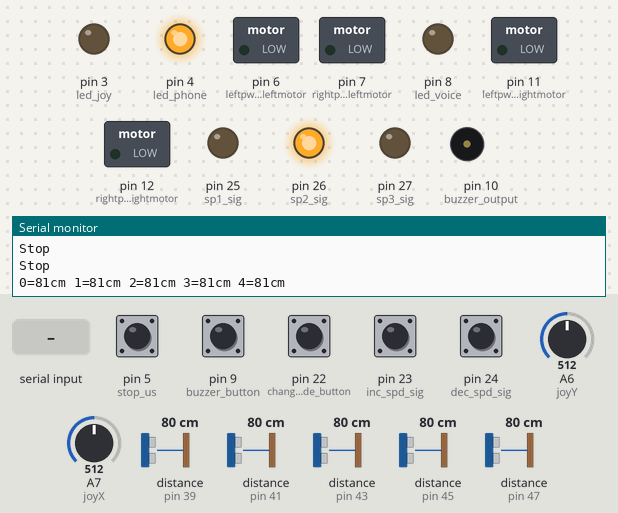
The sketch below on a simulated Arduino Mega 2560, built with avr-gcc and run on an emulated ATmega2560. On the bench: switched loads named in the sketch (green lamp = pin HIGH), output pins drawn as LEDs (lit = HIGH), buzzer (waves = sounding, pin HIGH), the last lines printed to the serial monitor. Inputs (shaded band) come from the test bench; at power-on: pin 5 (stop_us), pin 9 (buzzer_button), pin 22 (changemode_button), pin 23 (inc_spd_sig), pin 24 (dec_spd_sig) HIGH, A6 (joyY) = 512, A7 (joyX) = 512, distance to the obstacle (sensors on pin 39, pin 41, pin 43, pin 45, pin 47) 80 cm. The echo pulse lasts 58.3 µs per cm.

Above: at 1.2 s.
1.3 s: "Mode 2\n" received over the second serial link
At 2.6 s:
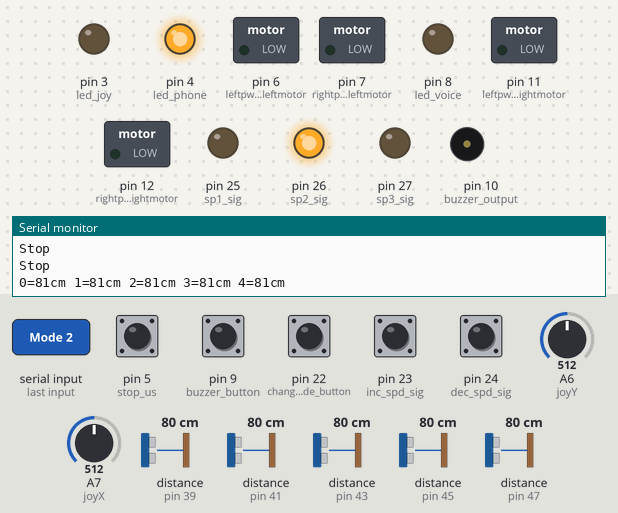
2.9 s: "1" received over the second serial link
At 3.02 s:
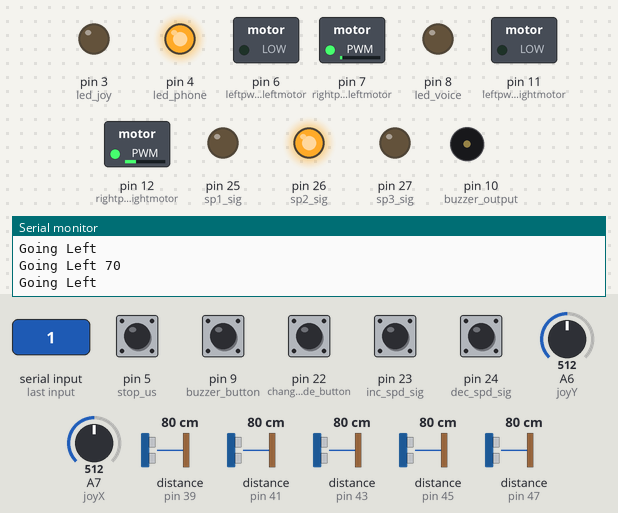
4.6 s: pin 9 (buzzer_button) pulled LOW for 0.15 s
At 4.68 s:
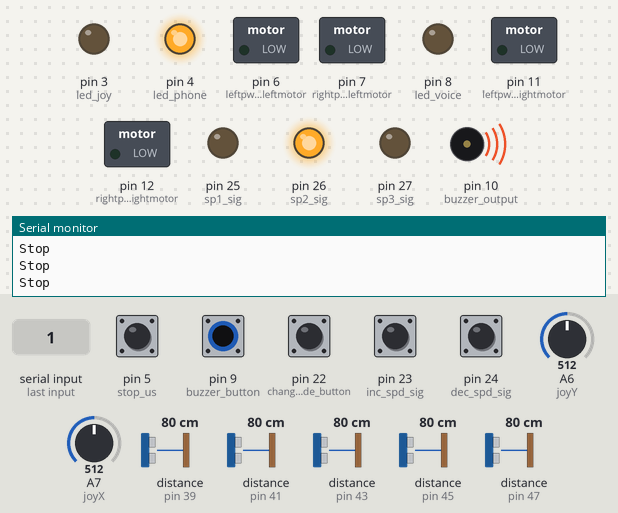
6.2 s: pin 22 (changemode_button) pulled LOW for 0.15 s
At 7.4 s:
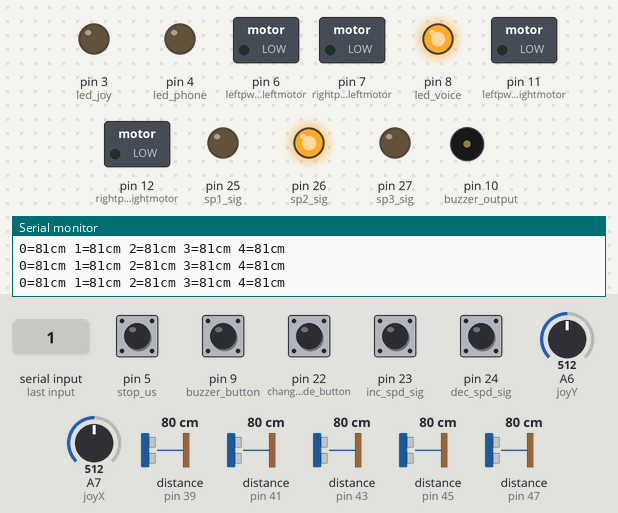
7.8 s: pin 23 (inc_spd_sig) pulled LOW for 0.15 s
At 9.0 s:
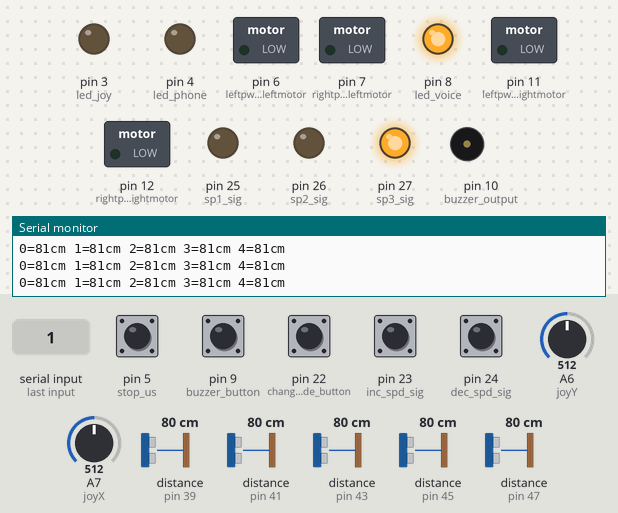
9.4 s: pin 22 (changemode_button) pulled LOW for 1 s
At 10.4 s:
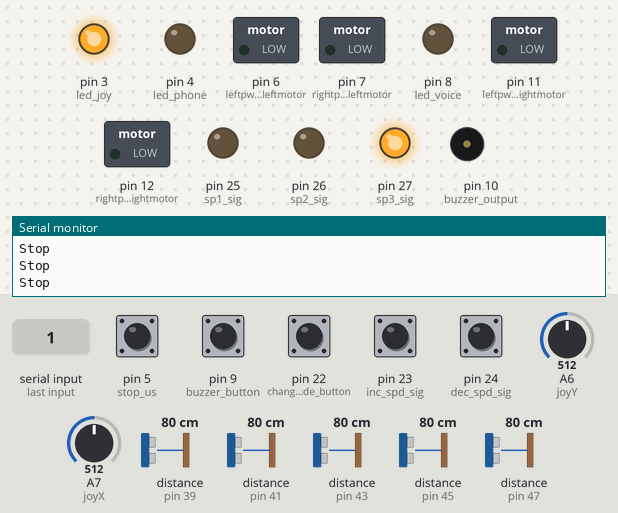
Timing chart, 0 to 12.4 s (numbered marks = the images above; inputs shaded):
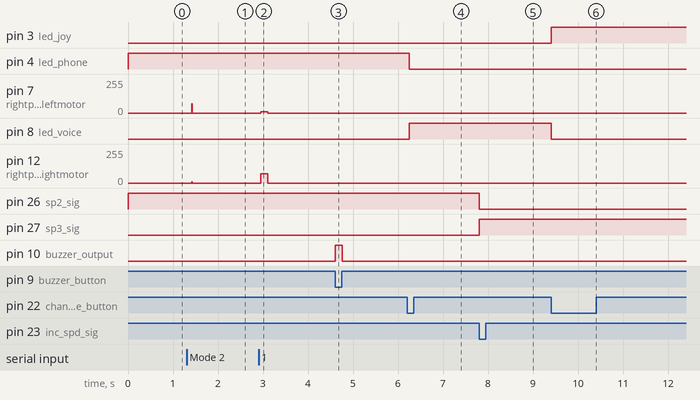

Measured:
- after the input at 1.3 s, pin 7 (rightpwm_leftmotor): 0/255 → 70/255 after 0.11 s, → 0/255 0.01 s later; pin 12 (rightpwm_rightmotor): 0/255 → 10/255 after 0.11 s, → 0/255 0.01 s later
- after the input at 2.9 s, pin 7 (rightpwm_leftmotor): 0/255 → 10/255 after 0.05 s, → 0/255 0.16 s later; pin 12 (rightpwm_rightmotor): 0/255 → 70/255 after 0.05 s, → 0/255 0.16 s later
- after the input at 4.6 s, pin 10 (buzzer_output): LOW → HIGH at once, → LOW 0.15 s later
- after the input at 6.2 s, pin 4 (led_phone): HIGH → LOW after 0.05 s; pin 8 (led_voice): LOW → HIGH after 0.05 s
- after the input at 7.8 s, pin 26 (sp2_sig): HIGH → LOW at once; pin 27 (sp3_sig): LOW → HIGH at once
- after the input at 9.4 s, pin 3 (led_joy): LOW → HIGH at once; pin 8 (led_voice): HIGH → LOW at once

The sketch:

wheelchair.ino
```cpp
/*
This code is for controlling a wheelchair using a joystick and smartphone.
Obstacle detection and heart rate monitoring are additional features in this wheelchair.
*/

#include <NewPing.h> //for ultrasonic sensor
#include <Wire.h>
#include "MAX30105.h"
#include "heartRate.h"

//heart rate sensor parameters
MAX30105 particleSensor;

const int deadzone = 90;
const int statX = 510;
const int statY = 515;

const int frontdis_us=60; //accepted distance between the front us sensor and the obstacle
const int backdis_us=60; //accepted distance between the back us sensor and the obstacle
const int sidedis_us=40; //accepted distance between the side us sensors and the obstacle

//ultrasonic sensors params
#define SONAR_NUM   5 // Number of sensors.
#define MAX_DISTANCE 200 // Maximum distance (in cm) to ping.
#define PING_INTERVAL 35 // Milliseconds between sensor pings (29ms is about the min to avoid cross-sensor echo).


//pins for the X and Y axes of the joystick (analog)
int joyX = 7;
int joyY = 6;
int sw2=5;

//motor drivers
int leftpwm_leftmotor=6; // Arduino PWM output pin 4; connect to IBT-2 LPWM left motor
int rightpwm_leftmotor=7; // Arduino PWM output pin 13; connect to IBT-2 RPWM left motor
int leftpwm_rightmotor=11; // Arduino PWM output pin 9; connect to IBT-2 LPWM right motor
int rightpwm_rightmotor=12;  // Arduino PWM output pin 10; connect to IBT-2 RPWM right motor

//buttons
int changemode_button=22; //button for changing the mode of operation of the wheelchair (input); connect to pin 12
int buzzer_button=9; //button for activating the buzzer; connect to pin 12
int inc_spd_sig=23; //button to increase the speed of the wheelchair
int dec_spd_sig=24; //button to decrease the speed of the wheechair
int stop_us=5; //button to activate and deactivate the ultrasonic sensor

int buzzer_output = 10; //the buzzer should be connected to pin 11
int us_state=1;

//LEDs
int led_joy=3; //LED for showing that joystick mode is activated; use pin 8
int led_voice=8; //LED for showing that voice command mode is activated; use pin 7
int led_phone=4; //LED to show that phone command mode is activated; use pin 1
//speed level leds
int sp1_sig=25;
int sp2_sig=26;
int sp3_sig=27;

//these are the pins for the ultrasonic sensors that will be used (front, back, left and right)
int SensorTrig_front1=38;
int SensorEcho_front1=39;
int SensorTrig_front2=40; //The front facing ultrasonic sensor trig pin should be connected to pin 2 of the Arduino
int SensorEcho_front2=41; //The front facing ultrasonic sensor echo pin should be connected to pin 3 of the Arduino
int SensorTrig_back=44; //The back facing ultrasonic sensor trig pin should be connected to pin 4 of the Arduino
int SensorEcho_back=45; //The back facing ultrasonic sensor echo pin should be connected to pin 14 of the Arduino
int SensorTrig_left=46; //The left facing ultrasonic sensor trig pin should be connected to pin 15 of the Arduino
int SensorEcho_left=47; //The left facing ultrasonic sensor echo pin should be connected to pin 16 of the Arduino
int SensorTrig_right=42; //The right facing ultrasonic sensor trig pin should be connected to pin 17 of the Arduino
int SensorEcho_right=43; //The right facin g ultrasonic sensor echo pin should be connected to pin 18 of the Arduino

//Ultrasonic sensors Setups
NewPing ultrasonic_sensors[SONAR_NUM]={
  NewPing(SensorTrig_front1,SensorEcho_front1, MAX_DISTANCE), //ultrasonic sensor for the front
  NewPing(SensorTrig_front2,SensorEcho_front2, MAX_DISTANCE), //ultrasonic sensor for the front
  NewPing(SensorTrig_back,SensorEcho_back, MAX_DISTANCE), //ultrasonic sensor for the back
  NewPing(SensorTrig_left, SensorEcho_left, MAX_DISTANCE), //ultrasonic sensor for the left
  NewPing(SensorTrig_right,SensorEcho_right, MAX_DISTANCE) //ultrasonic sensor for the right
};

const byte RATE_SIZE = 4; //Increase this for more averaging. 4 is good.
byte rates[RATE_SIZE]; //Array of heart rates
byte rateSpot = 0;
long lastBeat = 0; //Time at which the last beat occurred
float beatsPerMinute;
int beatAvg;

//speed levels
int speed_level[3]={40,70,100};
int current_speed=1; //used for iterating over the speed level array

int static_variable=500;
int lastRed = 0;

int mode=2; //this shows which mode of control will be used for the wheelchair; the default state is voice control
int lastmodebutton_state=HIGH;
int lastinc_button_state=HIGH;
int lastdec_button_state=HIGH;
int lastus_button_state=HIGH;

char Rxbyte='0'; //received byte from Python

unsigned long pingTimer[SONAR_NUM]; // Holds the times when the next ping should happen for each sensor

/*
0 element: front
1 element: back
2 element: left
3 element: right
*/
int freezone[5]={1,1,1,1,1};         // Keeps the value that allows movement in all directions. 1=free to move, 0=don't move

unsigned int cm[SONAR_NUM];         // Where the ping distances are stored.
uint8_t currentSensor = 0;          // Keeps track of which sensor is active.


void setup() {
  TCCR4B = TCCR4B & B11111000 | B00000010;  // for PWM frequency of 3921.16 Hz (6/7)
  TCCR1B = TCCR1B & B11111000 | B00000010;  // for PWM frequency of 3921.16 Hz (11/12)

  pinMode(changemode_button, INPUT_PULLUP);
  pinMode(stop_us, INPUT_PULLUP);

  pinMode(buzzer_button, INPUT_PULLUP);
  pinMode(buzzer_output, OUTPUT);

  pinMode(inc_spd_sig, INPUT_PULLUP);
  pinMode(dec_spd_sig, INPUT_PULLUP);

  pinMode(leftpwm_leftmotor, OUTPUT);
  pinMode(rightpwm_leftmotor, OUTPUT);

  pinMode(leftpwm_rightmotor, OUTPUT);
  pinMode(rightpwm_rightmotor, OUTPUT);

  pinMode(led_joy, OUTPUT);
  pinMode(led_voice, OUTPUT);
  pinMode(led_phone, OUTPUT);
  pinMode(sp1_sig, OUTPUT);
  pinMode(sp2_sig, OUTPUT);
  pinMode(sp3_sig, OUTPUT);

  digitalWrite(leftpwm_leftmotor, LOW);
  digitalWrite(rightpwm_leftmotor, LOW);
  digitalWrite(leftpwm_rightmotor, LOW);
  digitalWrite(rightpwm_rightmotor, LOW);

  Serial.begin(9600);

  //bluetooth serial connection
  Serial2.begin(9600);

  //heart rate
  if (!particleSensor.begin(Wire, I2C_SPEED_FAST)) //Use default I2C port, 400kHz speed
  {
    Serial.println("MAX30105 was not found. Please check wiring/power. ");
    while (1);
  }
  particleSensor.setup(); //Configure sensor with default settings
  particleSensor.setPulseAmplitudeRed(0x0A); //Turn Red LED to low to indicate sensor is running
  particleSensor.setPulseAmplitudeGreen(0); //Turn off Green LED

  pingTimer[0] = millis() + 75;           // First ping starts at 75ms, gives time for the Arduino to chill before starting.
  for (uint8_t i = 1; i < SONAR_NUM; i++) // Set the starting time for each sensor.
    pingTimer[i] = pingTimer[i - 1] + PING_INTERVAL;
}

/*mode 0: voice control
mode 1: joystick control
mode 2: smartphone control
*/

void loop() {
  long int time=millis();
   for (uint8_t i = 0; i < SONAR_NUM; i++) { // Loop through all the sensors.
    if (millis() >= pingTimer[i]) {         // Is it this sensor's time to ping?
      pingTimer[i] += PING_INTERVAL * SONAR_NUM;  // Set next time this sensor will be pinged.
      if (i == 0 && currentSensor == SONAR_NUM - 1) oneSensorCycle(); // Sensor ping cycle complete, do something with the results.
      ultrasonic_sensors[currentSensor].timer_stop();          // Make sure previous timer is canceled before starting a new ping (insurance).
      currentSensor = i;                          // Sensor being accessed.
      cm[currentSensor] = 0;                      // Make distance zero in case there's no ping echo for this sensor.
      ultrasonic_sensors[currentSensor].ping_timer(echoCheck); // Do the ping (processing continues, interrupt will call echoCheck to look for echo).
    }
  }
  button_actions();
  //heart_rate();
  switch(mode){
  //voice control mode
    case 0:
    {
      // Serial.println("Mode 0");
      pyVoice();
      break;
    }
  //joystick mode
  case 1:
  {
    //Serial.println("Mode 2");
    joystickControl();
    break;
  }
  //smartphone control
    case 2: {
      //Serial.println("Mode 3");
      smartphone_control();
      break;
    }
  }
}

//function to control the left and right motor
void motor_control(int LeftPWM, int RightPWM)
{
  if (LeftPWM>0 && RightPWM>0){
    if (freezone[0]==1 && freezone[1]==1)
    {
      //move forwards
      int newspeed=map(LeftPWM, 0, 255, 0, speed_level[current_speed]);
      //newspeed=30;
        Serial.println("Forwards ");
      Serial.println(newspeed);
      analogWrite(leftpwm_leftmotor,0);
      //-5
      //+2
      analogWrite(leftpwm_rightmotor,0);
      analogWrite(rightpwm_leftmotor, newspeed-6);
      analogWrite(rightpwm_rightmotor, newspeed+1);
    }
    else
    {
      //stop the motor
      analogWrite(leftpwm_leftmotor, 0);
      analogWrite(leftpwm_rightmotor, 0);
      analogWrite(rightpwm_leftmotor, 0);
      analogWrite(rightpwm_rightmotor, 0);
      Serial.println("Stop");
    }

  }
  else if (LeftPWM>0 && RightPWM==0){
    if (freezone[4]==1)
    {
      //move right
      int newspeed=map(LeftPWM, 0, 255, 0, speed_level[current_speed]);
      Serial.println("Going Right ");
      Serial.println(newspeed);
      analogWrite(leftpwm_leftmotor, 0);
      analogWrite(leftpwm_rightmotor, 0);
      analogWrite(rightpwm_leftmotor, newspeed);
      analogWrite(rightpwm_rightmotor, 10);
    }
    else
    {
      //stop the motor
      Serial.println("Stop");
      analogWrite(leftpwm_leftmotor, 0);
      analogWrite(leftpwm_rightmotor, 0);
      analogWrite(rightpwm_leftmotor, 0);
      analogWrite(rightpwm_rightmotor, 0);
    }
  }
  else if(LeftPWM==0 && RightPWM>0){
    Serial.println("Going Left");
    if (freezone[3]==1)
    {
      //move left
      int newspeed=map(RightPWM, 0, 255, 0, speed_level[current_speed]);
       Serial.print("Going Left ");
      Serial.println(newspeed);
      analogWrite(leftpwm_leftmotor, 0);
      analogWrite(leftpwm_rightmotor, 0);
      analogWrite(rightpwm_leftmotor, 10);
      analogWrite(rightpwm_rightmotor, newspeed);
    }
    else
    {
      //stop the motor
      Serial.println("Stop");
      analogWrite(leftpwm_leftmotor, 0);
      analogWrite(leftpwm_rightmotor, 0);
      analogWrite(rightpwm_leftmotor, 0);
      analogWrite(rightpwm_rightmotor, 0);
    }
  }
  else if (LeftPWM<0 && RightPWM<0){
    //Serial.println("Reverse");
    if (freezone[2]==1)
    {
      //going reverse
      int newspeed=-1*(LeftPWM);
      //newspeed=map(newspeed, 0, 255, 0, SPEED);
      newspeed=40;
      Serial.print("Reverse ");
      Serial.println(newspeed);
      analogWrite(leftpwm_leftmotor, newspeed+7);
      //-4
      analogWrite(leftpwm_rightmotor, newspeed);
      analogWrite(rightpwm_leftmotor, 0);
      analogWrite(rightpwm_rightmotor, 0);
    }
    else
    {
      //stop the motor
      Serial.println("Stop");
      analogWrite(leftpwm_leftmotor, 0);
      analogWrite(leftpwm_rightmotor, 0);
      analogWrite(rightpwm_leftmotor, 0);
      analogWrite(rightpwm_rightmotor, 0);
    }
  }
  else{
    Serial.println("Stop");
    analogWrite(leftpwm_leftmotor, 0);
    analogWrite(leftpwm_rightmotor, 0);
    analogWrite(rightpwm_leftmotor, 0);
    analogWrite(rightpwm_rightmotor, 0);
  }
}

void mode_lights()
{
  //this function controls the lights for showing the current mode of control of the wheelchair
  if (mode==0){
    digitalWrite(led_voice, HIGH);
    digitalWrite(led_joy, LOW);
    digitalWrite(led_phone, LOW);
  }
  else if  (mode==1){
    digitalWrite(led_voice, LOW);
    digitalWrite(led_joy, HIGH);
    digitalWrite(led_phone, LOW);
  }

  else{
    digitalWrite(led_voice, LOW);
    digitalWrite(led_joy, LOW);
    digitalWrite(led_phone, HIGH);
  }

}

void speed_level_lights(){
  if (current_speed==0){
    digitalWrite(sp1_sig, HIGH);
    digitalWrite(sp2_sig, LOW);
    digitalWrite(sp3_sig, LOW);
  }
  else if  (current_speed==1){
    digitalWrite(sp1_sig, LOW);
    digitalWrite(sp2_sig, HIGH);
    digitalWrite(sp3_sig, LOW);
  }

  else{
    digitalWrite(sp1_sig, LOW);
    digitalWrite(sp2_sig, LOW);
    digitalWrite(sp3_sig, HIGH);
  }

}

//this function handles all the button requests
void button_actions(){
  //mode change
  int modebutton_reading=digitalRead(changemode_button);
  if (lastmodebutton_state!=modebutton_reading && modebutton_reading==LOW){
    ++mode;
    if (mode==2)
    {
      Serial2.end();
      Serial2.begin(9600);
    }
    if (mode==3){
      mode=0;
    }
  }
  lastmodebutton_state=modebutton_reading;

  //inc speed level button
  int inc_btn_reading=digitalRead(inc_spd_sig);
  if (inc_btn_reading!=lastinc_button_state && inc_btn_reading==LOW){
    ++current_speed;
    if (current_speed==3){
      current_speed=2;
    }
  }
  lastinc_button_state=inc_btn_reading;

  //dec speed level button
  int dec_btn_reading=digitalRead(dec_spd_sig);
  if (dec_btn_reading!=lastdec_button_state && dec_btn_reading==LOW){
    --current_speed;
    if (current_speed==-1){
      current_speed=0;
    }
  }
  lastdec_button_state=dec_btn_reading;

  //activate or deactivate the ultrasonic sensors
  int act_ultrasonic=digitalRead(stop_us);
  if (act_ultrasonic!=lastus_button_state && act_ultrasonic==LOW){
    Serial.println("Yes, I am reading it");
    us_state=!us_state;
    Serial.println(us_state);
    if (us_state==0){
      for (uint8_t i = 0; i < SONAR_NUM; i++) pingTimer[i] = -1;    //stop ping for ultrasonic sensors
      for (int i=0; i<SONAR_NUM; i++) freezone[i]=1;
      Serial.println("It is free to move");
    }

    else {
    //starts pinging of ultrasonic sensors
      pingTimer[0] = millis();
      for (uint8_t i = 1; i < SONAR_NUM; i++) pingTimer[i] = pingTimer[i - 1] + PING_INTERVAL;
    }
  }
  lastus_button_state=act_ultrasonic;


  mode_lights();
  speed_level_lights();
  //activates the buzzer when the button is pressed
  int buzzer_state=!(digitalRead(buzzer_button));
  digitalWrite(buzzer_output, buzzer_state);
}

 void heart_rate(){
  long irValue = particleSensor.getIR();
  if (checkForBeat(irValue) == true) // checkForBeat is a function of heartRate.h Library
  {
    //We sensed a beat!
    long delta = millis() - lastBeat;
    lastBeat = millis();
    beatsPerMinute = 60 / (delta / 1000.0);
    if (beatsPerMinute < 255 && beatsPerMinute > 20)
    {
      rates[rateSpot++] = (byte)beatsPerMinute; //Store this reading in the array
      rateSpot %= RATE_SIZE; //Wrap variable
      //Take average of readings
      beatAvg = 0;
      for (byte x = 0 ; x < RATE_SIZE ; x++)
        beatAvg += rates[x];
      beatAvg /= RATE_SIZE;
    }
  }
  if (irValue>= 50000){
    Serial2.println("BPM="+String(beatAvg));
  }
  else{
    Serial2.print("No finger?");
    Serial2.println();
  }
}

//function to receive input from the joystick
void joystickControl(){
  int Xval=analogRead(joyX);
  int Yval=analogRead(joyY);
  int motorspeed=0;


  //stop the motor (deadzone considered)
  if (Xval>(statX-deadzone) && Xval<(statX+deadzone) && Yval>(statY-deadzone) && Yval<(statY+deadzone)){
    motor_control(motorspeed,motorspeed);  //stop left and right motor
  }

  else{
    //forward and reverse condition
    if (Yval>(statY-deadzone) && Yval<(statY+deadzone)){

      //forward condition
      if (Xval<=(statX-deadzone)){
        motorspeed=map(Xval, (statX-deadzone), 0, 0, 255);
        //Serial.println("Forwards");
        motorspeed=(motorspeed);
        motor_control(motorspeed, motorspeed);
      }

      //backwards condition
      if (Xval>=(statX+deadzone))
      {
        motorspeed=map(Xval, (statX+deadzone), 1023, 0, 255);
        //Serial.println("Backwards");
        motorspeed=-(motorspeed);
        motor_control(motorspeed, motorspeed);
      }
    }

    //left and right condition
    else if (Xval>(statX-deadzone) && Xval<(statX+deadzone)){
      //left condition
      if (Yval<=(statY-deadzone)){
        motorspeed=map(Yval, (statY-deadzone),0, 0, 255);
        //Serial.println("Left");
        motor_control(0, motorspeed);
      }

      //right condition
      if (Yval>=(statY+deadzone)){
        motorspeed=map(Yval, (statY+deadzone), 1023, 0, 255);
        //Serial.println("Right");
        motor_control(motorspeed, 0);
      }
    }

    else{
      Serial.println("Stop");
      motor_control(motorspeed,motorspeed);  //stop left and right motor
    }

  }
}

void pyVoice(){
  if (Serial.available()){
    Rxbyte=Serial.readString().toInt();
    switch(Rxbyte){
      //left
      case 1:
      {
        motor_control(0,255);
        break;
      }
      //right
      case 2:
      {
        motor_control(255,0);
        break;
      }
      //forward
      case 3:
      {
        motor_control(255, 255);
        break;
      }
      //backwards
      case 4:
      {
        motor_control(-255, -255);
        break;
      }
      //stop
      case 5:
      {
        motor_control(0,0);
        break;
      }

      default:
        motor_control(0,0);
        break;
    }
  }
}

void smartphone_control(){
  if (Serial2.available()){
    Rxbyte=Serial2.read();
    Serial.println(Rxbyte);
  }
  switch(Rxbyte) {
    //left
    case '1':
    {
      motor_control(0,255);
      break;
    }
    //right
    case '2':
    {
      motor_control(255,0);
      break;
    }
    //forward
    case '3':
    {
      motor_control(255, 255);
      break;
    }
    //backwards
    case '4':
    {
      motor_control(-255, -255);
      break;
    }
    //stop
    case '5':
    {
      motor_control(0,0);
      break;
    }

    default:
      motor_control(0,0);
      break;
  }
}

void echoCheck() {
  if (ultrasonic_sensors[currentSensor].check_timer())
    cm[currentSensor] = ultrasonic_sensors[currentSensor].ping_result / US_ROUNDTRIP_CM;
}

void oneSensorCycle() {
  // The following code would be replaced with your code that does something with the ping result.
  //front front us
   for (uint8_t i = 0; i < SONAR_NUM; i++) {
     Serial.print(i);
    Serial.print("=");
    Serial.print(cm[i]);
    Serial.print("cm ");
  }
  Serial.println();

  for (int i=0; i<=SONAR_NUM; i++)
  {
    if (i==0 || i==1)
    {
    if (cm[i]>frontdis_us || cm[i]==0)
    {
      freezone[i]=1;
    }
    else
    freezone[i]=0;
    }
    else if (i==2)
    {
      if(cm[i]>backdis_us || cm[i]==0)
      {
        freezone[i]=1;
      }
      else
      freezone[i]=0;
    }
    else
    {
      if (cm[i]>sidedis_us || cm[i]==0)
      {
        freezone[i]=1;
      }
      else
      freezone[i]=0;
    }
  }
  }
```
